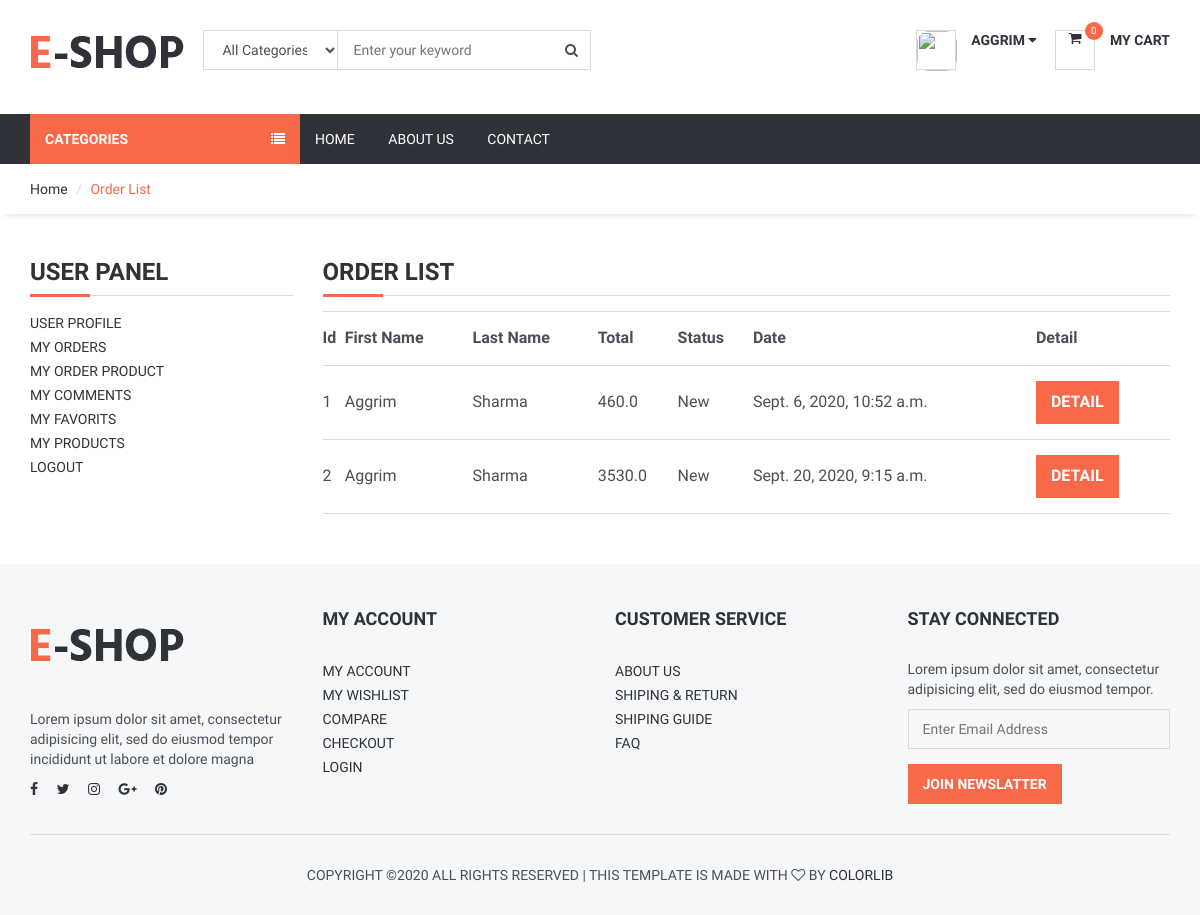
Screenshot of /user/orders/ (signed in) with the database file from the repository.
### order/models.py (models this page shows, shortened)
class Order(models.Model):
    STATUS = (
        ('New', 'New'),
        ('Accepted', 'Accepted'),
        ('Preaparing', 'Preaparing'),
        ('OnShipping', 'OnShipping'),
        ('Completed', 'Completed'),
        ('Canceled', 'Canceled'),
    )
    user = models.ForeignKey(User, on_delete=models.SET_NULL, null=True)
    code = models.CharField(max_length=5, editable=False )
    first_name = models.CharField(max_length=10)
    last_name = models.CharField(max_length=10)
    phone = models.CharField(blank=True, max_length=20)
    address = models.CharField(blank=True, max_length=150)
    city = models.CharField(blank=True, max_length=20)
    country = models.CharField(blank=True, max_length=20)
    total = models.FloatField()
    status = models.CharField(max_length=10, choices=STATUS, default='New')
    ip = models.CharField(blank=True, max_length=20)
    adminnote = models.CharField(blank=True, max_length=100)
    create_at = models.DateTimeField(auto_now_add=True)
    update_at = models.DateTimeField(auto_now=True)

### user/views.py (the view)
# urls.py: path('orders/', views.user_orders, name='user_orders'),
@login_required(login_url='/login')
def user_orders(request):
    current_user = request.user
    orders = Order.objects.filter(user_id=current_user.id)
    context = {
               'orders': orders,
               }
    return render(request, 'user_orders.html', context)

### home/templatetags/myapptags.py (called while the page is built)
@register.simple_tag
def shopcartcount(userid):
    count = ShopCart.objects.filter(user_id=userid).count()
    return count

### user/templates/user_orders.html (shortened to what this page needs)
{% extends 'homebase.html' %}
{% block sidebar %} {% include 'sidebar.html' %} {% endblock %}
{% block body %}
    <div id="breadcrumb">
        <div class="container">
            <ul class="breadcrumb">
                <li><a href="/">Home</a></li>
                <li class="active">Order List</li>
            </ul>
        </div>
    </div>
    <div class="section">
        <div class="container">
            <div class="row">
                <div class="col-md-3">
                    {% include "user_panel.html" %}
                </div>
                <div class="col-md-9">
                    <div class="order-summary clearfix">
                        <div class="section-title">
                            <h3 class="title">Order List</h3>
                        </div>
                        <table class="shopping-cart-table table">
                            <tr>
                                <th class="text-left">Id </th>
                                <th class="text-left">First Name </th>
                                <th class="text-left">Last Name </th>
                                <th class="text-left">Total </th>
                                <th class="text-left">Status </th>
                                <th class="text-left">Date </th>
                                <th class="text-left">Detail </th>
                            </tr>
                            {% for rs in orders %}
                                <tr>
                                    <td class="text-left">{{ rs.id}} </td>
                                    <td class="text-left">{{ rs.first_name}} </td>
                                    <td class="text-left">{{ rs.last_name}} </td>
                                    <td class="text-left">{{ rs.total}} </td>
                                    <td class="text-left">{{ rs.status}} </td>
                                    <td class="text-left">{{ rs.create_at}} </td>
                                    <td class="text-left"><a class="primary-btn" href="/user/orderdetail/{{ rs.id }}"> Detail </a></td>
                                </tr>
                            {% endfor %}
                        </table>
                    </div>
                </div>
            </div>
        </div>
    </div>
{% endblock %}

### home/templates/header.html (shortened to what this page needs)
{% load static %}
{% load i18n %}
<header>
    <div id="header">
        <div class="container">
            <div class="pull-left">
                <div class="header-logo">
                    <a class="logo" href="{% url 'home' %}">
                        <img src="{% static '' %}img/logo.png" alt="">
                    </a>
                </div>
                <div class="header-search">
                    <form action="/search/" method="post" id="search-form">
                        <input id="query" name="query" class="input search-input" type="text" placeholder="Enter your keyword">
                        <select name="catid"  class="input search-categories">
                            <option value="0">All Categories</option>
                        </select>
                        <button type="submit" class="search-btn"><i class="fa fa-search"></i></button>
                    </form>
                </div>
            </div>
            <div class="pull-right" >
                <ul class="header-btns">
                    <li class="header-account dropdown default-dropdown">
                        {% if user.id is not None %}
                            <div class="dropdown-toggle" role="button" data-toggle="dropdown" aria-expanded="true">
                                <div class="header-btns-icon">
                                    <img src="{{ request.session.userimage }}" style="height: 40px; border-radius: 30%">
                                </div>
                                <strong class="text-uppercase">{{ user.first_name }} <i class="fa fa-caret-down"></i></strong>
                            </div>
                        {% else %}
                            <a href="{% url 'login' %}" class="text-uppercase">Login</a> / <a href="{% url 'signup' %}" class="text-uppercase">Sign Up</a>
                        {% endif %}
                    </li>
                    <li class="header-cart dropdown default-dropdown">
                        <a href="{% url 'shopcart'%}" >
                            <div class="header-btns-icon">
                                <i class="fa fa-shopping-cart"></i>
                                {% load myapptags %}
                                {% shopcartcount user.id as count %}
                                <span class="qty">{{ count }}</span>
                            </div>
                            <strong class="text-uppercase">My Cart</strong>
                            <br>
                        </a>
                    </li>
                </ul>
            </div>
        </div>
    </div>
</header>

### home/static/css/style.css (style rules this page uses)
body { font-family: 'Hind', sans-serif; color: #4A4E5A; overflow-x: hidden; }
h1, h2, h3, h4, h5, h6 { color: #30323A; margin: 0 0 10px; font-weight: 700; }
a { color: #30323A; -webkit-transition: 0.3s color; transition: 0.3s color; }
strong { color: #30323A; }
ul, ol { margin: 0; padding: 0; list-style: none }
.main-btn, .primary-btn { display: inline-block; padding: 10px 15px; text-transform: uppercase; font-weight: 700; border: none; -webkit-transition: 0.3s all; transition: 0.3s all; }
.primary-btn { color: #FFF; background-color: #F8694A; }
.input { width: 100%; height: 40px; padding: 0px 15px; border: none; background-color: transparent; -webkit-box-shadow: 0px 0px 0px 1px #DADADA inset, 0px 0px 0px 5px transparent; box-shadow: 0px 0px 0px 1px #DADADA inset, 0px 0px 0px 5px transparent; -webkit-transition: 0.3s all; transition: 0.3s all; }
.section { padding-top: 30px; padding-bottom: 30px; }
.section-title { position: relative; margin-bottom: 15px; margin-top: 15px; border-bottom: 1px solid #DADADA; }
.section-title .title { display: inline-block; text-transform: uppercase; }
.section-title:after { content: ""; position: absolute; left: 0; bottom: -1.5px; height: 3px; width: 60px; background-color: #F8694A; }
#breadcrumb { -webkit-box-shadow: 0px 6px 6px -6px rgba(0, 0, 0, 0.175); box-shadow: 0px 6px 6px -6px rgba(0, 0, 0, 0.175); }
.breadcrumb { background-color: transparent; border: none; border-radius: 0px; padding: 15px 0px; margin: 0; }
.breadcrumb>.active { color: #F8694A; }
.breadcrumb>li+li:before { color: #DADADA; }
#header { padding-top: 15px; padding-bottom: 15px; }
.header-logo { display: inline-block; margin-right: 15px; }
.header-logo .logo>img { width: 100%; max-height: 70px; }
.header-search { display: inline-block; padding: 15px 0px; max-width: 400px; }
.header-search>form { position: relative; }
.header-search>form .search-input { padding-left: 150px; padding-right: 45px; }
.header-search>form .search-categories { position: absolute; left: 0px; top: 0px; width: 135px; }
.header-search>form .search-btn { position: absolute; top: 0px; right: 0px; width: 40px; height: 40px; background-color: transparent; border: none; }
.header-btns>li { display: inline-block; vertical-align: top; padding: 15px 0px; }
.header-btns>li+li { margin-left: 15px; }
.header-btns>li .header-btns-icon { position: relative; float: left; margin-right: 15px; width: 40px; height: 40px; line-height: 40px; text-align: center; color: #30323A; background-color: #FFF; border: 1px solid #DADADA; }
.header-btns .dropdown-toggle { display: block; cursor: pointer; }
.header-cart .header-btns-icon .qty { position: absolute; right: -9px; top: -9px; width: 18px; height: 18px; line-height: 18px; text-align: center; font-size: 10px; background: #F8694A; color: #FFF; border-radius: 50%; }
.shopping-cart-table>tbody>tr>td, .shopping-cart-table>tbody>tr>th, .shopping-cart-table>tfoot>tr>td, .shopping-cart-table>tfoot>tr>th, .shopping-cart-table>thead>tr>td, .shopping-cart-table>thead>tr>th { padding: 15px 0px; vertical-align: middle; border-top: 1px solid #DADADA; }
.shopping-cart-table>tbody>tr:last-child>td { border-bottom: 1px solid #DADADA; }

### rows the page displays
Order: id "1", first_name "Aggrim", last_name "Sharma", total "460.0", status "New", create_at "Sept. 6, 2020, 10:52 a.m."
Order: id "2", first_name "Aggrim", last_name "Sharma", total "3530.0", status "New", create_at "Sept. 20, 2020, 9:15 a.m."

### other values shown
{{ user.first_name }} "AGGRIM"
{{ count }} "0"
